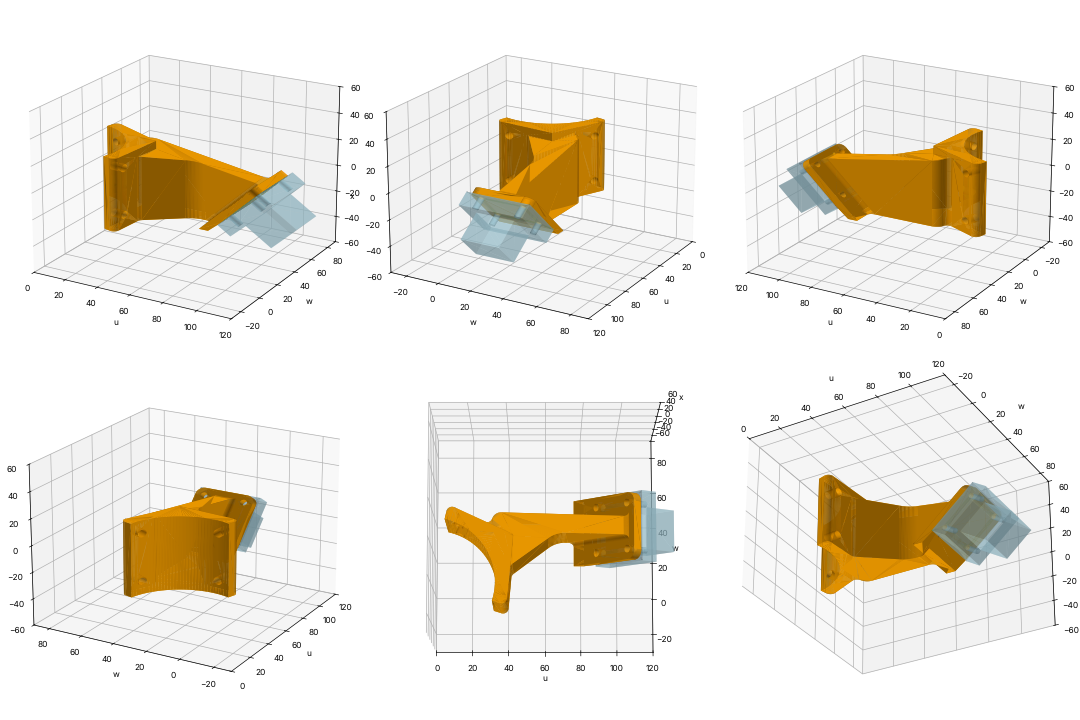

The script that saved this image:
import json, math, os
import FreeCAD as App, Part
import numpy as np
import matplotlib; matplotlib.use("Agg")
import matplotlib.pyplot as plt
from mpl_toolkits.mplot3d.art3d import Poly3DCollection
T=json.load(open("task.json")); P=T["poses"][0]
RA=np.array(P["placements"]["A"]["rotation"]); OA=np.array(P["placements"]["A"]["origin"])
RB=np.array(P["placements"]["B"]["rotation"])
ax_=RA[:,0]; ew=RB[:,1]; eu=np.cross(ew,ax_)
M=np.stack([eu,ew,ax_])   # rows: to F coords
def mesh(shape,tol=0.3):
    v,f=shape.tessellate(tol)
    v=np.array([[p.x,p.y,p.z] for p in v]); v=(v-OA)@M.T
    return v,np.array(f)
part=mesh(Part.read("output.step")); A=mesh(Part.read("fixed_A.step"),1.0); B=mesh(Part.read("fixed_B.step"),1.0)
fig=plt.figure(figsize=(18,12))
views=[(20,-60),(20,30),(20,120),(20,210),(80,-90),(-30,-60)]
for i,(el,az) in enumerate(views):
    a=fig.add_subplot(2,3,i+1,projection="3d")
    for (v,f),c,al in ((part,"orange",1.0),(B,"lightblue",0.5)):
        tri=v[f]; n=np.cross(tri[:,1]-tri[:,0],tri[:,2]-tri[:,0]); n/= (np.linalg.norm(n,axis=1)[:,None]+1e-12)
        L=np.array([0.3,0.5,0.8]); sh=0.4+0.6*np.abs(n@L)
        base=np.array(matplotlib.colors.to_rgb(c))
        pc=Poly3DCollection(tri,facecolors=np.clip(sh[:,None]*base,0,1),edgecolors="none",alpha=al)
        a.add_collection3d(pc)
    a.set_xlim(0,120);a.set_ylim(-30,90);a.set_zlim(-60,60);a.view_init(el,az);a.set_xlabel("u");a.set_ylabel("w");a.set_zlabel("x")
plt.tight_layout();plt.savefig("scratch/render.png",dpi=60)
